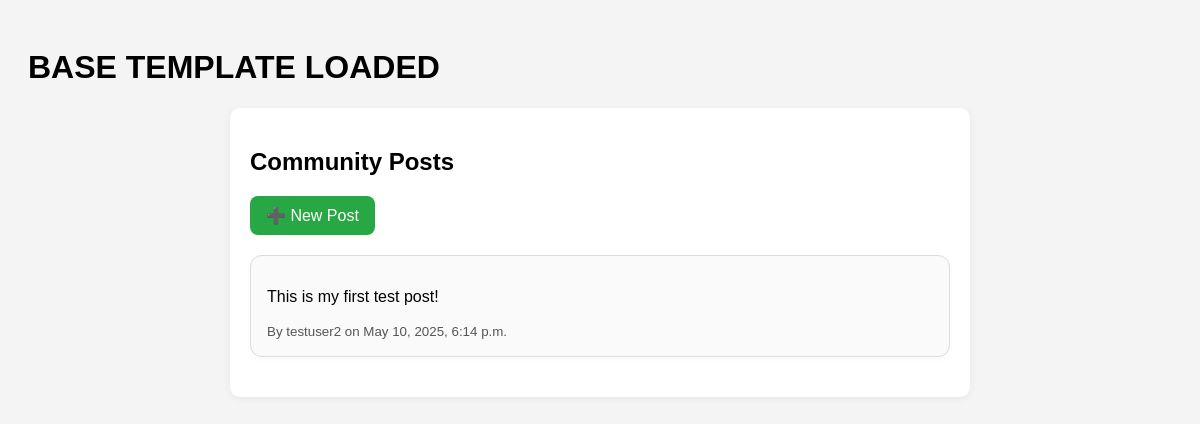
Page /posts/ (signed in) on the earlier database version.
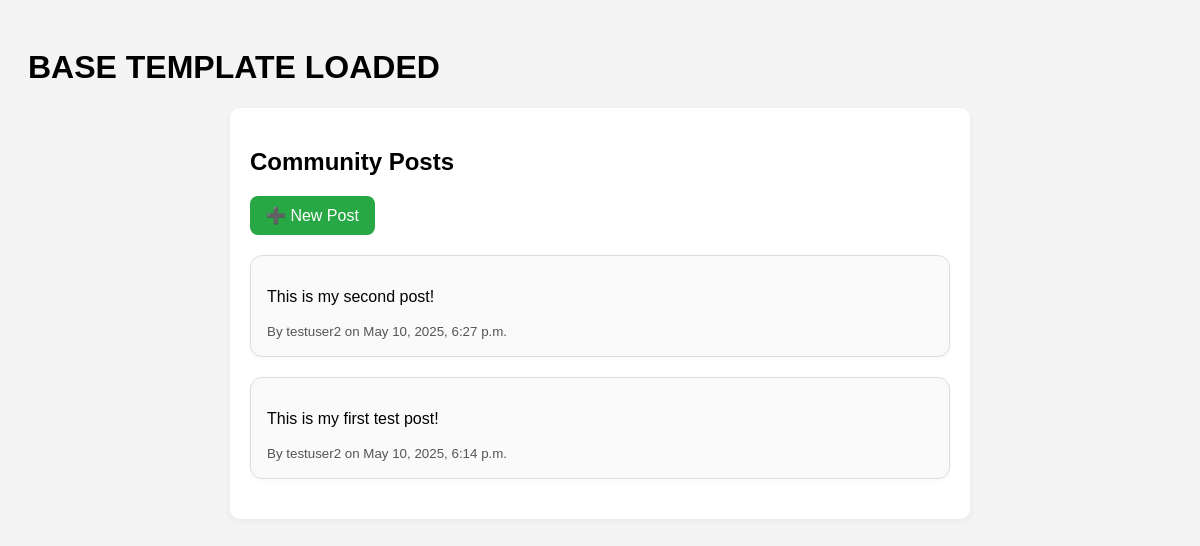
Same page on the later database version.
### posts/models.py (models this page shows, shortened)
class Post(models.Model):
    author = models.ForeignKey(User, on_delete=models.CASCADE)
    content = models.TextField(max_length=1000)
    created_at = models.DateTimeField(auto_now_add=True)
    updated_at = models.DateTimeField(auto_now=True)

### posts/views.py (the view)
# urls.py: path('', post_list, name='post_list'),
@login_required
def post_list(request):
    posts = Post.objects.order_by('-created_at')
    return render(request, 'posts/post_list.html', {'posts': posts})

### posts/templates/posts/post_list.html
{% extends "base.html" %}
{% block content %}
<div class="container">
  <h2>Community Posts</h2>
  <a href="{% url 'post_create' %}" class="new-post-btn">➕ New Post</a>
  {% if posts %}
    {% for post in posts %}
      <div class="post">
        <p>{{ post.content }}</p>
        <small>By {{ post.author.username }} on {{ post.created_at|date:"F j, Y, g:i a" }}</small>
      </div>
    {% endfor %}
  {% else %}
    <p>No posts yet. Be the first to <a href="{% url 'post_create' %}">share one</a>!</p>
  {% endif %}
</div>
{% endblock %}

### templates/base.html (shortened to what this page needs)
<!DOCTYPE html>
<html lang="en">
<head>
  {% load static %}
  <link rel="stylesheet" href="{% static 'css/main.css' %}">
</head>
<body>
  <header>
    <h1>BASE TEMPLATE LOADED</h1>
  </header>
  {% block content %}{% endblock %}
</body>
</html>

### static/css/main.css (style rules this page uses)
body { font-family: Arial, sans-serif; background-color: #f4f4f4; padding: 20px; }
.container { max-width: 700px; margin: 0 auto; background: #fff; padding: 20px; border-radius: 10px; box-shadow: 0 2px 8px rgba(0, 0, 0, 0.05); }
.new-post-btn { display: inline-block; background-color: #28a745; color: white; padding: 10px 16px; border-radius: 8px; text-decoration: none; margin-bottom: 20px; transition: background-color 0.2s ease; }
.post { background-color: #fafafa; border: 1px solid #ddd; border-radius: 12px; padding: 16px; margin-bottom: 20px; box-shadow: 0 2px 5px rgba(0, 0, 0, 0.03); }
.post small { color: #555; }

Differences in the rows shown:
added Post: content "This is my second post!", author.username "testuser2", created_at "May 10, 2025, 6:27 p.m."
